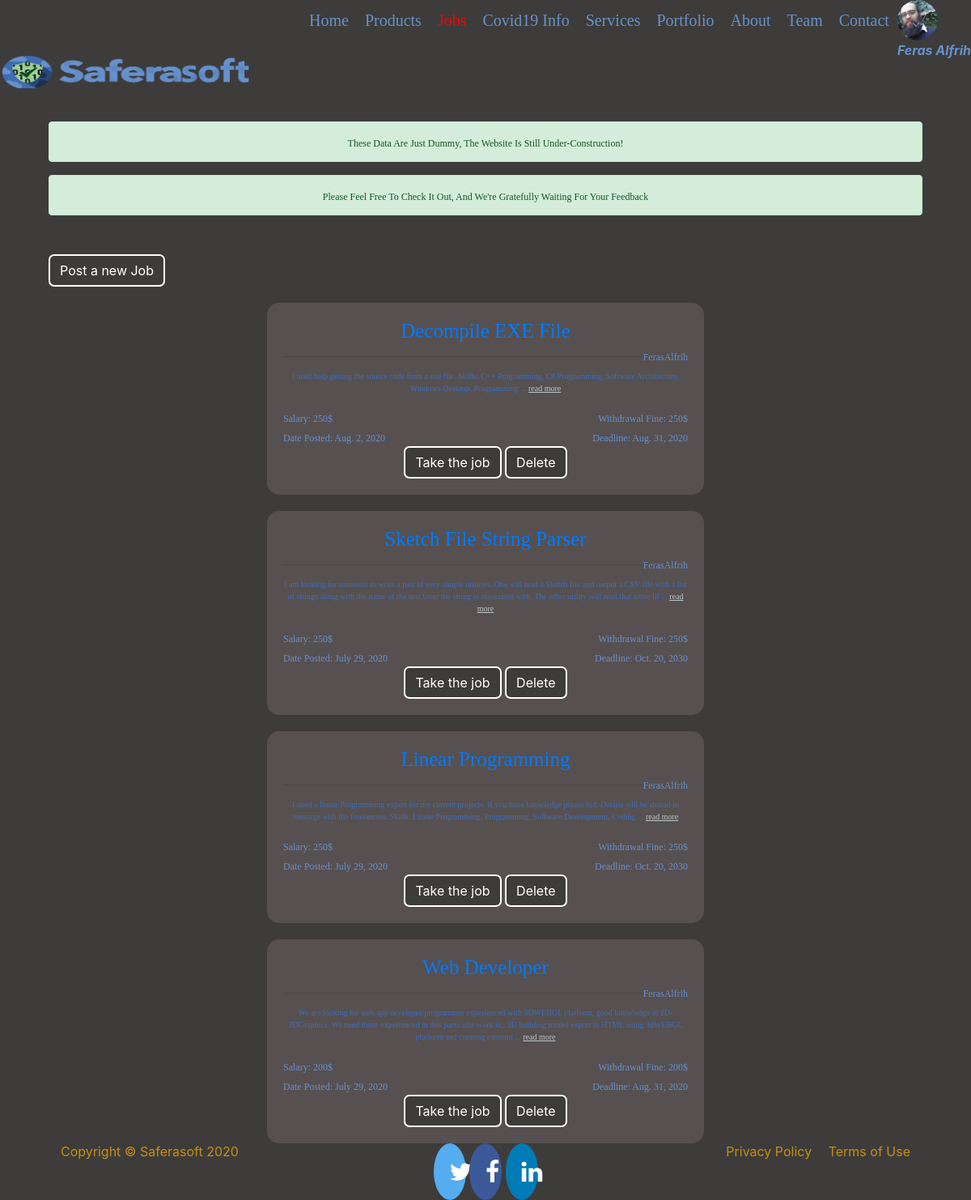
Page /user/jobs/ (signed in) on the committed database.
### users/models.py (models this page shows, shortened)
class Profile(models.Model):
    user = models.OneToOneField(User, on_delete=models.CASCADE)
    image = models.ImageField(default='default.png', upload_to='profile_pics')
    jobAs = models.OneToOneField(Job, on_delete=models.SET_NULL, null=True, blank=True)
    balance = models.IntegerField(default=0, blank=True, null=True)
    sex = models.CharField(max_length=6, blank=True, null=True)
    last_logout = models.DateField(default='1970-01-01', blank=True, null=True)
    staff_requested = models.BooleanField(default=False)

class Job(models.Model):
    user = models.ForeignKey(User, on_delete=models.CASCADE)
    job = models.CharField(max_length=999)
    details = models.TextField(max_length=999)
    startDate = models.DateField()
    deadline = models.DateField()
    salary = models.IntegerField()
    withdrawal = models.IntegerField()
    asTo = models.OneToOneField(User, related_name='worker' , on_delete=models.SET_NULL, null=True, blank=True)
    is_available = models.BooleanField(default=True)
    is_complete = models.BooleanField(default=False)
    is_ready = models.BooleanField(default=False)
    doneby = models.CharField(max_length=999, blank=True, null=True)

### users/views.py (the view, shortened to what this page needs)
# urls.py: path('jobs/', UsersV.jobs, name='jobs'),
    @login_required
    def jobs(request, *args, **kwargs):
        messages.success(request, f"these data are just dummy, the website is still under-Construction!")
        messages.success(request, f"please feel free to check it out, and we're gratefully waiting for your feedback")
        job= Job.objects.filter(is_available=True).order_by('-startDate')
        context={
            'jobs':job,
        }
        return render(request, 'users/Jobs.html', context,*args, **kwargs )

### templates/users/Jobs.html (shortened to what this page needs)
{% extends "base.html" %}
{% load crispy_forms_tags %}
{% load static %}
{% block content %}
  {% if user.is_staff %}
    <div class="job-container">
      {% if user.is_superuser %}
        <a href="{% url 'newjob' %}"><button class="btn btn-btn">Post a new Job</button></a>
      {% endif %}
      <center>
      {% for job in jobs %}
        <div class="job-box content-section" >
          <div class="job-title">
            <a href="{% url 'job_details' job.id %}"><h3 class="">{{job.job}}</a>
            <big class="float-right ">{{job.user}}</big><hr>
          </div>
          <div class="job-body ">
            <p>{{job.details|slice:":250"}} ... <a href="{% url 'job_details' job.id %}" class="f-metalic" ><u>read more</u></a></p>
            <span class="float-left">
              <big>Salary: {{job.salary}}$</big>
            </span>
            <span class="float-right">
              <big>Withdrawal Fine: {{job.withdrawal}}$</big>
            </span>
          </div><br>
          <div class="job-body">
            <span class="float-left">
              <big>Date Posted: {{job.startDate}}</big>
            </span>
            <span class="float-right">
              <big>Deadline: {{job.deadline}}</big>
            </span>
          </div><br>
          <form method="POST" id='job'>
            <button class="btn btn-warning" name="take">Take the job</button>
            {% if user.is_superuser %}
              <button class="btn btn-danger" name="delete" id='del' >Delete</button>
            {% endif %}
          </form>
        </div>
      {% endfor %}
      </center>
    </div>
  {% endif %}
{% endblock content %}

### templates/base.html (shortened to what this page needs)
{% load static %}
<!doctype html>
<html lang="en">
  <head>
    <link rel="stylesheet" href="https://maxcdn.bootstrapcdn.com/bootstrap/4.0.0/css/bootstrap.min.css">
    <link rel="stylesheet" href="https://cdnjs.cloudflare.com/ajax/libs/font-awesome/4.7.0/css/font-awesome.min.css">
    <link rel="stylesheet" type="text/css" href="{% static 'css/socialMedia.css' %}">
    {% if user.profile.sex == '2' %}
    <link rel="stylesheet" type="text/css" href="{% static 'css/female.css' %}">
    {% else %}
    <link rel="stylesheet" type="text/css" href="{% static 'css/male.css' %}">
    {% endif %}
  </head>
  <body class="container" id="body">
    <div class="container">
      <header>
        <nav class="navigate fixed-top">
          <div class="navigate" id="navbarNav">
            {% if user.is_authenticated %}
              <div class="navigate-user dropdown">
                <span role="button" data-toggle="dropdown" id="prflimg" aria-haspopup="true" aria-expanded="false" style="width:75px">
                 <div class="navigate-user">
                    <img class="rounded-circle dropdown-toggle" id='usr-prf'  width="50px"  height="50px" src="{{ user.profile.image.url }}"><br>
                    <a><b><i>{{ user.first_name }} {{ user.last_name }}</i></b></a>
                 </div>
                </span>
              </div>
            {% else %}
              <div class='navigate-user'>
                  <a href="{% url 'login' %}" class="btn ">Login</a>
                  <a href="{% url 'register' %}" class="btn">Register</a>
              </div>
            {% endif %}
            <ul class="navigate"  id="navbar">
              <li class="navigate" >
                <a class="navigate nav-btn js-scroll-trigger"href="{% url 'base' %}" id="Home">Home</a>
              </li>
              <li class="navigate">
                <a class="navigate nav-btn js-scroll-trigger"href="{% url 'products' %}" id="Products">Products</a>
              </li>
              {% if user.is_staff %}
              <li class="navigate">
                <a class="navigate nav-btn js-scroll-trigger"href="{% url 'jobs' %}" id="Jobs">Jobs</a>
              </li>
              {% endif %}
              <li class="navigate">
                <a class="navigate nav-btn js-scroll-trigger"href="{% url 'covid19' %}" id="Covid19">Covid19 Info</a>
              </li>
              <li class="navigate">
                <a class="navigate nav-btn js-scroll-trigger"href="{% url 'services' %}" id="Services">Services</a>
              </li>
              <li class="navigate">
                <a class="navigate nav-btn js-scroll-trigger"href="{% url 'portfolio' %}" id="Portfolio">Portfolio</a>
              </li>
              <li class="navigate">
                <a class="navigate nav-btn js-scroll-trigger"href="{% url 'about' %}" id="About">About</a>
              </li>
              <li class="navigate">
                <a class="navigate nav-btn js-scroll-trigger"href="{% url 'team' %}" id="Team">Team</a>
              </li>
              <li class="navigate">
                <a class="navigate nav-btn js-scroll-trigger"href="{% url 'contact' %}" id="Contact">Contact</a>
              </li>
            </ul>
          </div>
          <div id="logo" class="mr-auto">
            <img src="{% static 'img/logo.png' %}" width="400" >
          </div>
        </nav>
      </header>
      <main>
        <div class="mt-5">
          {% if messages %}
            <center>
              {% for message in messages %}
                <div class="alert alert-{{ message.tags }}" >
                  <big>{{ message }}</big>
                </div>
              {% endfor %}
            </center>
          {% endif %}
        </div>
        <div id="carouselExampleIndicators" class="carousel slide mt-5" data-ride="carousel">
        {% block content %}{% endblock content %}
      </main>
      <footer style="position: static;" id="footer">
        <div class="container">
            <div class="row">
                <div class="col-lg-4 text-lg-left f-caramel">Copyright © Saferasoft 2020</div>
                <div class="col-lg-4 my-3 my-lg-0">
                  <center>
                    <a href="{% url 'about' %}" class="fa fa-twitter"></i></a>
                    <a href="{% url 'about' %}" class="fa fa-facebook"></i></a>
                    <a href="{% url 'about' %}" class="fa fa-linkedin"></i></a>
                  </center>
                </div>
                <div class="col-lg-4 text-lg-right">
                  <a class="mr-3 f-caramel" href="{% url 'about' %}">Privacy Policy</a>
                  <a class=" f-caramel" href="{% url 'about' %}">Terms of Use</a>
                </div>
            </div>
        </div>
      </footer>
    </div>
  </body>
</html>

### static/css/socialMedia.css (style rules this page uses)
.fa { padding: 20px; font-size: 30px; width: 30px; text-align: center; text-decoration: none; border-radius: 50%; }
.fa-facebook { background: #3B5998; color: white; }
.fa-twitter { background: #55ACEE; color: white; }
.fa-linkedin { background: #007bb5; color: white; }

### static/css/male css/00-Colors/colors.css (style rules this page uses)
.f-caramel { color: #C68E17; }
.f-metalic { color:#BCC6CC; }

### static/css/male css/03-Others/1others.css (style rules this page uses)
body { background-color: #3D3C3A; width: 100%; }
main { margin-top: 150px; }
footer { clear: both; padding: 0; text-align: center; vertical-align: middle; line-height: normal; margin: 0; bottom: 0px; left: 0px; width: 100%; flex:none; }

### static/css/male css/01-Layout/headers.css (style rules this page uses)
h3 { text-transform: capitalize; font-family: 'Libre Baskerville', serif; font-size: 25px; }

### static/css/male css/01-Layout/navs.css (style rules this page uses)
.navigate ul { float: right; }
.navigate li { display: inline; float: left; margin: 10px; }
.navigate li a { font-family: 'Crimson Pro', serif; font-size: 20px; border-radius: 5px; color: #6791cc; }
.nav-btn { border-radius: 7px; color: #6791cc; }
#navbar .activeIn { color: #FF0000; }
.navigate-user { float: right; color: #6791cc; }

### static/css/male css/01-Layout/texts.css (style rules this page uses)
p { font-family: 'Playfair Display', serif; font-size: 10px; }
big { text-transform: capitalize; font-family: 'Libre Baskerville', serif; font-size: 12px; }

### static/css/male css/01-Layout/btn.css (style rules this page uses)
.btn { border-radius: 7px; background: #3D3C3A; color: #fff; border: all; border-color:#fff; border-width: 2px; }

### static/css/male css/01-Layout/img.css (style rules this page uses)
#logo { float: left; }

### static/css/male css/03-Others/jobs.css (style rules this page uses)
.job-container { size: 100%; justify-content: relative; color: #FDEEF4; }
.job-box { background: #565051; border-radius: 15px; padding: 20px; width: 50%; height: 70; justify-content: absolute; align-content: space-between; align-self: center; align-items: flex-start; margin-top: 20px; }
.job-box h3 { color: #1c3052; }
.job-box p { color:#406cb4; }
.job-box big { color: #6791cc; }

### rows in the picture
Job: job "Decompile EXE File", user "FerasAlfrih", details "I need help getting the source code from a exe file. Skills: C++ Programming, C# Programming, Software Architecture, Windows Desktop, Programming", salary "250", withdrawal "250", startDate "Aug. 2, 2020", deadline "Aug. 31, 2020"
Job: job "Sketch File String Parser", user "FerasAlfrih", details "I am looking for someone to write a pair of very simple utilities. One will read a Sketch file and output a CSV file with a list of strings along with the name of the text layer the string is associated with. The other utility will read that same fil", salary "250", withdrawal "250", startDate "July 29, 2020", deadline "Oct. 20, 2030"
Job: job "Linear Programming", user "FerasAlfrih", details "I need a linear Programming expert for my current projects. If you have knowledge please bid. Details will be shared in message with the freelancers. Skills: Linear Programming, Programming, Software Development, Coding", salary "250", withdrawal "250", startDate "July 29, 2020", deadline "Oct. 20, 2030"
Job: job "Web Developer", user "FerasAlfrih", details "We are looking for web app developer/programmer experienced with 3DWEBGL platform, good knowledge in 2D-3DGraphics. We need those experienced in this particular work ie,. 3D building model export to HTML using 3dWEBGL platform and creating customi", salary "200", withdrawal "200", startDate "July 29, 2020", deadline "Aug. 31, 2020"

### other values in the picture
{{ user.first_name }} "Feras"
{{ user.last_name }} "Alfrih"
{{ message }} "These Data Are Just Dummy, The Website Is Still Under-Construction!" "Please Feel Free To Check It Out, And We're Gratefully Waiting For Your Feedback"
